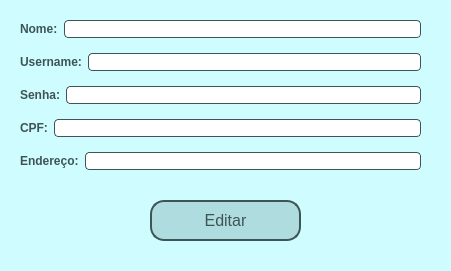
<?xml version="1.0" encoding="UTF-8"?>
<ui version="4.0">
 <class>editarCliente</class>
 <widget class="QDialog" name="editarCliente">
  <property name="geometry">
   <rect>
    <x>0</x>
    <y>0</y>
    <width>451</width>
    <height>271</height>
   </rect>
  </property>
  <property name="windowTitle">
   <string>Editar</string>
  </property>
  <property name="windowIcon">
   <iconset theme="go-home"/>
  </property>
  <property name="styleSheet">
   <string notr="true">QDialog{
	background-color: #cffdff;
}

QPushButton{
	background-color: #afdcde;
	border-radius: 14px;
	border: 2px solid #3d5557;
	color: #3d5557;
	font-size: 16px;
}

QPushButton::hover{
	background-color: #b9faf4;
}

QLabel{
	color: #3d5557;
	font-weight: bold;
}

QLineEdit {
	border-radius: 4px;
	border: 1px solid #3d5557
}
</string>
  </property>
  <widget class="QWidget" name="layoutWidget">
   <property name="geometry">
    <rect>
     <x>20</x>
     <y>11</y>
     <width>401</width>
     <height>170</height>
    </rect>
   </property>
   <layout class="QVBoxLayout" name="verticalLayout">
    <item>
     <layout class="QHBoxLayout" name="horizontalLayout_4">
      <item>
       <widget class="QLabel" name="label">
        <property name="text">
         <string>Nome:</string>
        </property>
       </widget>
      </item>
      <item>
       <widget class="QLineEdit" name="txt_nome"/>
      </item>
     </layout>
    </item>
    <item>
     <layout class="QHBoxLayout" name="horizontalLayout_3">
      <item>
       <widget class="QLabel" name="label_2">
        <property name="text">
         <string>Username:</string>
        </property>
       </widget>
      </item>
      <item>
       <widget class="QLineEdit" name="txt_username"/>
      </item>
     </layout>
    </item>
    <item>
     <layout class="QHBoxLayout" name="horizontalLayout_2">
      <item>
       <widget class="QLabel" name="label_3">
        <property name="text">
         <string>Senha:</string>
        </property>
       </widget>
      </item>
      <item>
       <widget class="QLineEdit" name="txt_senha">
        <property name="echoMode">
         <enum>QLineEdit::Password</enum>
        </property>
       </widget>
      </item>
     </layout>
    </item>
    <item>
     <layout class="QHBoxLayout" name="horizontalLayout">
      <item>
       <widget class="QLabel" name="label_5">
        <property name="text">
         <string>CPF:</string>
        </property>
       </widget>
      </item>
      <item>
       <widget class="QLineEdit" name="txt_cpf">
        <property name="text">
         <string/>
        </property>
        <property name="echoMode">
         <enum>QLineEdit::Normal</enum>
        </property>
       </widget>
      </item>
     </layout>
    </item>
    <item>
     <layout class="QHBoxLayout" name="horizontalLayout_5">
      <item>
       <widget class="QLabel" name="label_4">
        <property name="text">
         <string>Endereço:</string>
        </property>
       </widget>
      </item>
      <item>
       <widget class="QLineEdit" name="txt_endereco"/>
      </item>
     </layout>
    </item>
   </layout>
  </widget>
  <widget class="QPushButton" name="btn_cadastrar">
   <property name="geometry">
    <rect>
     <x>150</x>
     <y>200</y>
     <width>151</width>
     <height>41</height>
    </rect>
   </property>
   <property name="text">
    <string>Editar</string>
   </property>
  </widget>
 </widget>
 <resources/>
 <connections/>
</ui>
